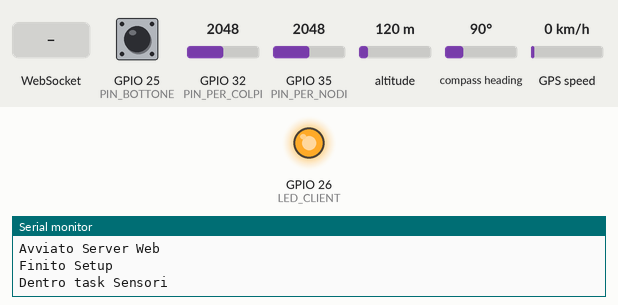
Bench run of a sketch on a simulated ESP32. Parts: output pins drawn as LEDs (lit = HIGH), the last lines printed to the serial monitor. The test bench sets the inputs (shaded band); at power-on: GPIO 25 (PIN_BOTTONE) HIGH, GPIO 32 (PIN_PER_COLPI) = 2048, GPIO 35 (PIN_PER_NODI) = 2048, altitude 120 m, compass heading 90°, GPS speed 0 km/h. WiFi joins after 1.5 s; servers stay silent unless stated; the GPS gets a fix after 3 s at 37.7749, -122.4194 with 8 satellites.

Above: at 1.2 s.
1.3 s: WebSocket text "1" received
At 2.4 s:
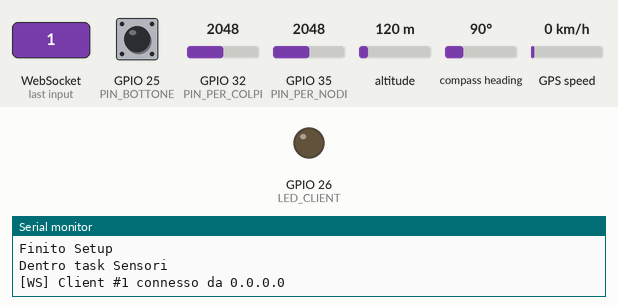
Timing chart, 0 to 4.3 s (numbered marks = the images above; inputs shaded):
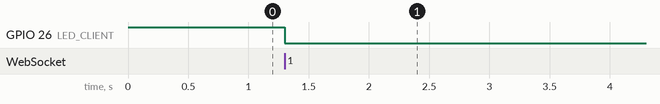

The sketch:

ContacolpiDualCore.ino
```cpp
#include <WiFi.h>
#include <AsyncTCP.h>
#include <ESPAsyncWebServer.h>
#include <TinyGPS++.h>
#include<TaskScheduler.h>

#define TXGPS 16
#define RXGPS 17
#define PIN_PER_NODI 35
#define ADC_MAX 4095
#define TENS_ESP 3.3
#define PIN_PER_COLPI 32
#define PIN_BOTTONE 25
#define LED_CLIENT 26
#define ARRAY 10

// Pagina HTML
const char index_html[] PROGMEM = R"rawliteral(
<!DOCTYPE html>
<html lang="it">
<head>
  <meta charset="UTF-8">
  <meta name="viewport" content="width=device-width, initial-scale=1">
  <title>Dashboard Allenamento</title>
  <!-- Bootstrap CSS -->
  <link href="https://cdn.jsdelivr.net/npm/bootstrap@5.3.2/dist/css/bootstrap.min.css" rel="stylesheet">
</head>
<body class="bg-light">
  <div class="container py-4">
  <!-- Titolo centrale -->
  <h1 class="text-center mb-4"> Dashboard Allenamento</h1>

  <!-- Riga passo 500m e colpi/min -->
  <div class="row g-3 mb-3">
    <div class="col-12 col-md-6 p-3 bg-white rounded shadow-sm">
      <h6>Passo (500m)</h6>
      <p id="passo-500m" class="fs-4 fw-bold">0.00</p>
    </div>
    <div class="col-12 col-md-6 p-3 bg-white rounded shadow-sm">
      <h6>Colpi/min</h6>
        <p id="cadenza" class="fs-4 fw-bold">0</p>
        </div>
    </div>

    <!-- Riga tempo e distanza -->
    <div class="row g-3 mb-3">
      <div class="col-12 col-md-6 p-3 bg-white rounded shadow-sm">
        <h6>Tempo</h6>
        <p id="tempo" class="fs-4 fw-bold">00:00</p>
      </div>
      <div class="col-12 col-md-6 p-3 bg-white rounded shadow-sm">
        <h6>Distanza (km)</h6>
        <p id="distanza" class="fs-4 fw-bold">0.00</p>
      </div>
    </div>

    <!-- Riga velocità in km/h della barca e velocità nodi -->
    <div class="row g-3 mb-3">
      <div class="col-12 col-md-6 p-3 bg-white rounded shadow-sm">
        <h6>Velocità (km/h)</h6>
        <p id="velocita-kmh" class="fs-4 fw-bold">0.00</p>
      </div>
      <div class="col-12 col-md-6 p-3 bg-white rounded shadow-sm">
        <h6>Velocità (nodi)</h6>
        <p id="velocita-nodi" class="fs-4 fw-bold">0.00</p>
      </div>
    </div>
  </div>

<!-- Bootstrap JS (per eventuali componenti dinamici) -->
<script src="https://cdn.jsdelivr.net/npm/bootstrap@5.3.2/dist/js/bootstrap.bundle.min.js"></script>

<script>
  let websocket;
  const gateway = `ws://${window.location.hostname}/ws`;
  function initWebSocket(){
    websocket = new WebSocket(gateway);
    websocket.onmessage = onMessage;
  }
  function onMessage(event){
    const data = JSON.parse(event.data);
    document.getElementById("velocita-kmh").textContent = data.velocita_kmh.toFixed(2);
    document.getElementById("velocita-nodi").textContent = data.nodi.toFixed(2);
    document.getElementById("cadenza").textContent = data.colpi_min.toFixed(1);
    document.getElementById("distanza").textContent = data.distanza_km.toFixed(2);
    document.getElementById("passo-500m").textContent = data.passo500;
    document.getElementById("tempo").textContent = data.tempo;
  }
  window.addEventListener('load', initWebSocket);
</script>
</body>
</html>
)rawliteral";
// Variabili globali
TinyGPSPlus gps;
double ultimaLat = 0.0, ultimaLong = 0.0, distanzaTot = 0.0, distanzaErrore = 0.0;
unsigned long tempo_inizio_allenamento = 0, TempoUltimoColpo = 0, tempoDebounce = 0;
float colpiAlMinuto = 0, velocita_kmh = 0, nodi = 0;
int min_500 = 0, sec_500 = 0, minuti = 0, secondi = 0, iCorrente = 0;
int arrayNodi[ARRAY];
bool allenamentoInCorso = false;
bool statoPrecedenteBottone = HIGH;

// Oggetto Scheduler
Scheduler scheduler;

// Dichiaro le Funzioni per lo Scheduling
void taskGPS();
void taskNodi();
void taskColpi();
void taskNotify();
void taskTempo();

// Dichiaro le task per lo Scheduling
Task tGPS(1000 * TASK_MILLISECOND, TASK_FOREVER, &taskGPS);
Task tNodi(400 * TASK_MILLISECOND, TASK_FOREVER, &taskNodi);
Task tColpi(200 * TASK_MILLISECOND, TASK_FOREVER, &taskColpi);
Task tNotify(400 * TASK_MILLISECOND, TASK_FOREVER, &taskNotify);
Task tTempo(100 * TASK_MILLISECOND, TASK_FOREVER, &taskTempo);

// Credenziali Wi-Fi
const char* ssid = "A54DiLuca";
const char* password = "lucaluca";

// Server e WebSocket
AsyncWebServer server(80);
AsyncWebSocket ws("/ws");

// Funzione per aggiornare la pagina
void notifyClients(){
  String json = "{";
  json += "\"velocita_kmh\": " + String(velocita_kmh, 2) + ",";
  json += "\"passo500\": \"" + String(min_500) + ":" + (sec_500 < 10 ? "0" : "") + String(sec_500) + "\",";
  json += "\"tempo\": \"" + String(minuti) + ":" + (secondi < 10 ? "0" : "") + String(secondi) + "\",";
  json += "\"distanza_km\": " + String(distanzaTot / 1000.0, 2) + ",";
  json += "\"nodi\": " + String(nodi, 2) + ",";
  json += "\"colpi_min\": " + String(colpiAlMinuto, 1);
  json += "}";
  ws.textAll(json);
}

// Funnzioni per gesione eventi WebSocket
void onEvent(AsyncWebSocket *server, AsyncWebSocketClient *client, AwsEventType type, void *arg, uint8_t *data, size_t len){
  switch(type){
    case WS_EVT_CONNECT:{
      Serial.printf("[WS] Client #%u connesso da %s\n", client->id(), client->remoteIP().toString().c_str());
      digitalWrite(LED_CLIENT, LOW);
      break;
    }
    case WS_EVT_DISCONNECT:{
      Serial.printf("Client disconnesso");
      digitalWrite(LED_CLIENT, HIGH);
      break;
    }
    default:
      break;
  }
}

// Inizializza WebSocket
void initWebSocket(){
  ws.onEvent(onEvent);
  server.addHandler(&ws);
}

// Funzione GPS
void taskGPS(){

  if (gps.location.isUpdated()) {
    double LatAttuale = gps.location.lat();
    double LongAttuale = gps.location.lng();

    double distanzaPercorsa = TinyGPSPlus::distanceBetween(
      ultimaLat, ultimaLong,
      LatAttuale, LongAttuale
    );

    if(gps.hdop.isValid()){
      double hdop = gps.hdop.hdop();
      if(hdop <= 1.0){
        distanzaErrore = 1.0;
      }
      else if(hdop <= 2.0){
        distanzaErrore = 2.0;
      }
      else if(hdop <= 5.0){
        distanzaErrore = 5.0;
      }
      else if(hdop <= 10.0){
        distanzaErrore = 10.0;
      }
      else{
        distanzaErrore = 50.0;
      }
    }

    if (distanzaPercorsa >= distanzaErrore || ultimaLat == 0.0) {
      ultimaLat = LatAttuale;
      ultimaLong = LongAttuale;
      distanzaTot += distanzaPercorsa;

      Serial.print("Latitudine: ");
      Serial.println(LatAttuale, 6);
      Serial.print("Longitudine: ");
      Serial.println(LongAttuale, 6);
    } else {
      Serial.println("Movimento ignorato (rumore GPS)");
    }
  }

  velocita_kmh = gps.speed.kmph();

  //Passo sui 500 metri
  float tempo500m_sec = 500.0 / (velocita_kmh * 1000.0 / 3600.0);
  min_500 = (int)tempo500m_sec / 60;
  if(min_500 > 10 ){
    min_500 = 0;
  }
  sec_500 = (int)tempo500m_sec % 60;
  if(min_500 == 0){
    sec_500 = 0;
  }

}

void taskNodi(){
  // Calcolo Nodi
  int sommaRaw = 0;
  int raw = analogRead(PIN_PER_NODI);
  float mediaRaw = 0;
  arrayNodi[iCorrente] = raw;
  iCorrente++;
  if(iCorrente>=ARRAY){
    iCorrente = 0;
    for(int i=0; i<ARRAY; i++){
      sommaRaw+= arrayNodi[i];
    }
    mediaRaw = (float)sommaRaw / ARRAY;
    float voltage = (mediaRaw * TENS_ESP) / ADC_MAX;
    float kmh = voltage * 10.0;
    nodi = kmh / 1.852;
    if(nodi<3.00){
      nodi=0.00;  //Perché rumore del sensore
    }
  }
}

void taskColpi(){
  // Conta Colpi
  int valoreFotoresistore = analogRead(PIN_PER_COLPI);
  if (valoreFotoresistore > 3990 && millis() - TempoUltimoColpo > 200){
    unsigned long now = millis();
    if (TempoUltimoColpo > 0){
      unsigned long intervallo = now - TempoUltimoColpo; // ms tra 2 colpi
      float sec = intervallo / 1000.0;                   // converto in secondi
      colpiAlMinuto = 60.0 / sec;                        // stima colpi/min
    }
    TempoUltimoColpo = now;
  }
  if (millis() - TempoUltimoColpo > 7000) {
    colpiAlMinuto = 0;
  }
}

void taskNotify(){
  unsigned long millesimiPassati = 0;

  if(allenamentoInCorso) {
    millesimiPassati = millis() - tempo_inizio_allenamento;
  }
  secondi = (millesimiPassati / 1000) % 60;
  minuti  = (millesimiPassati / 60000);

  // Chiamo funzione per inviare dati alla pagina web
  notifyClients();
}

// Tempo di allenamento
void taskTempo(){
  int statoAttualeBottone = digitalRead(PIN_BOTTONE);
  int delay = 50;

  if (statoAttualeBottone != statoPrecedenteBottone) {
    tempoDebounce = millis();
  }

  if ((millis() - tempoDebounce) > delay) {
    if (statoAttualeBottone == LOW && statoPrecedenteBottone == HIGH) {
      allenamentoInCorso = !allenamentoInCorso; // Inverte lo stato

      if (allenamentoInCorso) {
        // Avvia il cronometro
        tempo_inizio_allenamento = millis();
        Serial.println("Allenamento Avviato.");
      } else {
        // Pausa/Stop del cronometro
        Serial.println("Allenamento Messo in Pausa.");
      }
    }
    statoPrecedenteBottone = statoAttualeBottone; // Aggiorna lo stato per il prossimo ciclo
  }
}


// Task Core 0: WebSocket loop e Pagina Web
void taskWeb(void *parameter) {
  bool connesso = false;
  for (;;) {
    if (WiFi.status() != WL_CONNECTED) {
      if (connesso) {
        Serial.println("Disconnesso dal WiFi");
        connesso = false;
      }
      WiFi.reconnect();
      vTaskDelay(5000 / portTICK_PERIOD_MS);
      continue;
    }

    if (!connesso) {
      Serial.println("Connesso al WiFi!");
      Serial.println(WiFi.localIP());
      connesso = true;
    }
    ws.cleanupClients();
    vTaskDelay(400 / portTICK_PERIOD_MS);
  }
}

void taskSensori(void *parameter) {
  Serial.println("Dentro task Sensori");

  // Aggiugo le Task allo Scheduler
  scheduler.init();
  scheduler.addTask(tGPS);
  scheduler.addTask(tNodi);
  scheduler.addTask(tColpi);
  scheduler.addTask(tNotify);
  scheduler.addTask(tTempo);

  tGPS.enable();
  tNodi.enable();
  tColpi.enable();
  tNotify.enable();
  tTempo.enable();

  for (;;){
    while (Serial2.available()) {
      //Serial.println("Dentro While in task Sensori");
      char c = Serial2.read();
      Serial2.print(c);
      gps.encode(c);
    }

    scheduler.execute();
    vTaskDelay(10 / portTICK_PERIOD_MS);
  }
}

void setup(){
  Serial.begin(115200);

  Serial2.begin(9600, SERIAL_8N1, RXGPS, TXGPS);

  pinMode(LED_CLIENT, OUTPUT);
  digitalWrite(LED_CLIENT, HIGH);
  Serial.println("Settato Led");

  pinMode(PIN_BOTTONE, INPUT_PULLUP);

  WiFi.mode(WIFI_STA);
  WiFi.begin(ssid, password);
  Serial.println("Settato Wifi");

  initWebSocket();

  server.on("/", HTTP_GET, [](AsyncWebServerRequest *request) {
    request->send_P(200, "text/html", index_html);
  });
  server.begin();
  Serial.println("Avviato Server Web");

  xTaskCreatePinnedToCore(taskSensori, "TaskSensori", 4096, NULL, 1, NULL, 1);
  xTaskCreatePinnedToCore(taskWeb, "TaskWeb", 4096, NULL, 1, NULL, 0);
  Serial.println("Finito Setup");
}

void loop(){
}
```

Measured:
- after the input at 1.3 s, GPIO 26 (LED_CLIENT): HIGH → LOW at once
